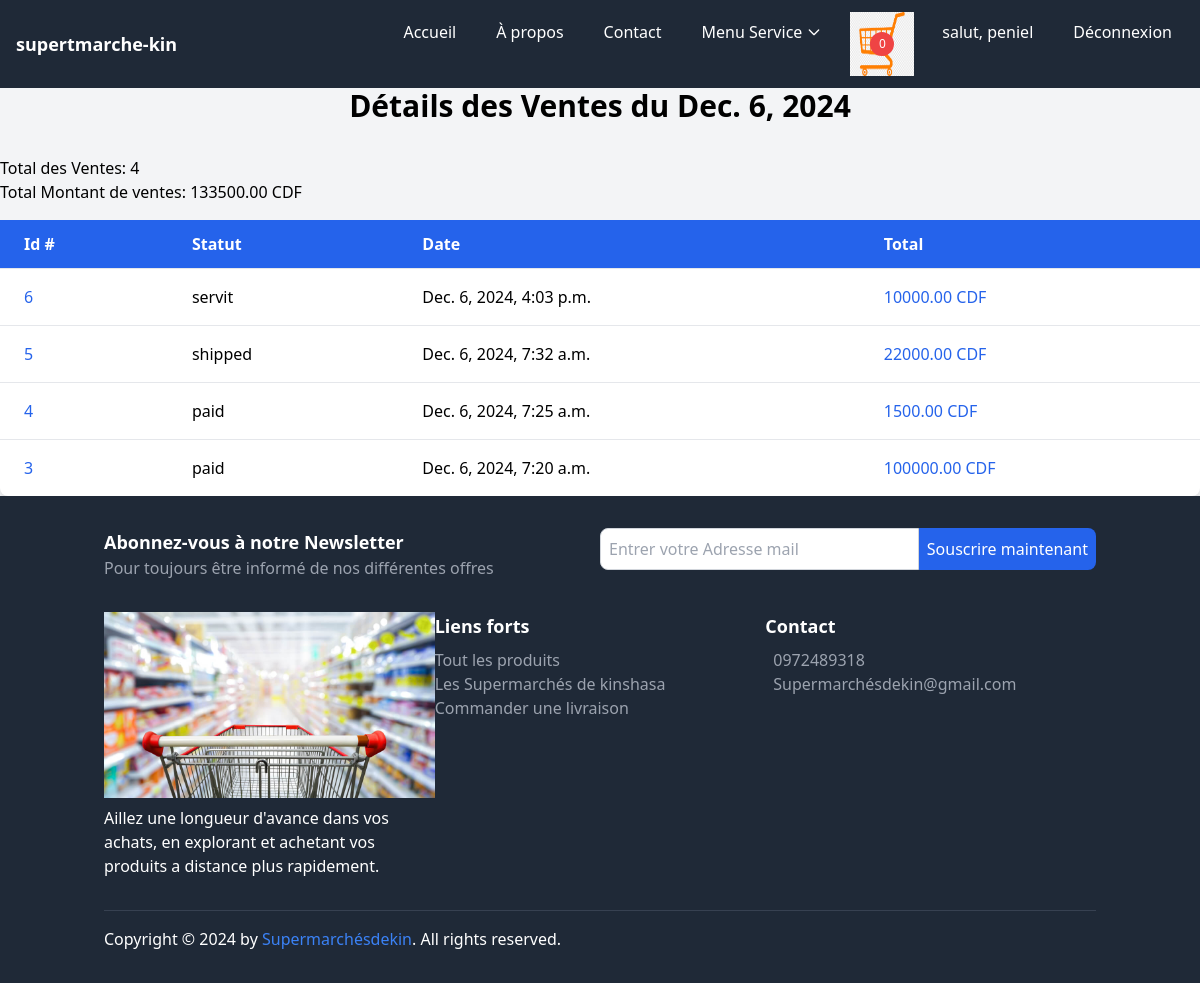
The page /user/store/sk-brikinsaintdamien/orders/2024-12-06/ (signed in) on the database its author committed.
### core/models.py (models this page shows, shortened)
class Cart(models.Model):
    user = models.ForeignKey(settings.AUTH_USER_MODEL, on_delete=models.CASCADE, related_name='carts')
    created_at = models.DateTimeField(auto_now_add=True)
    is_ordered = models.BooleanField(default=False)
    is_active = models.BooleanField(default=True) # Ajoutez ce champ
    def get_item_count(self):
        return sum(item.quantity for item in self.items.all())

class CustomUser(AbstractUser):
    email = models.EmailField(unique=True)
    profile_pic = models.ImageField(upload_to="p_img", blank=True, null=True)
    address = models.CharField(max_length=50, blank=True, null=True)
    phone = models.CharField(max_length=11, blank=True, null=True)
    role = models.CharField(max_length=50, blank=True, null=True)
    bio = models.TextField(blank=True, null=True)
    USERNAME_FIELD = 'email'
    REQUIRED_FIELDS = ('username',)

class Order(models.Model):
    user = models.ForeignKey(settings.AUTH_USER_MODEL, on_delete=models.CASCADE, related_name="orders")
    store = models.ForeignKey('Store', on_delete=models.CASCADE, related_name="orders")
    created_at = models.DateTimeField(auto_now_add=True)
    updated_at = models.DateTimeField(auto_now=True)
    status = models.CharField(
        max_length=50, choices=[('pending', 'En attente'), ('En attente', 'Payée'), ('shipped', 'Expédiée'),('servit', 'Servit')],
        default='pending'
    )
    total_amount = models.DecimalField(max_digits=10, decimal_places=2, default=Decimal('0.00'))
    activated = models.BooleanField(default=True)  # Par défaut, l'ordre est activé

### core/views.py (the view)
# urls.py: path('store/<slug:slug>/orders/<str:order_date>/', views.orders_by_date_detail, name='orders_by_date_detail'),
@login_required
def orders_by_date_detail(request, slug, order_date):
    store = get_object_or_404(Store, slug=slug, owner=request.user)
    order_date = datetime.strptime(order_date, "%Y-%m-%d").date()  # Conversion de la chaîne en objet date
    orders_queryset = Order.objects.filter(store=store, created_at__date=order_date, activated=True).order_by('-created_at')
    total_orders = orders_queryset.count()  # Nombre total de commandes
    total_amount = sum(order.total_amount for order in orders_queryset)  # Calcul du montant total
    paginator = Paginator(orders_queryset, 5)  # Vous pouvez ajuster le nombre de commandes par page
    page = request.GET.get('page')
    try:
        orders = paginator.page(page)
    except PageNotAnInteger:
        orders = paginator.page(1)
    except EmptyPage:
        orders = paginator.page(paginator.num_pages)
    context = {
        'store': store,
        'orders': orders,
        'total_orders': total_orders,
        'total_amount': total_amount,
        'order_date': order_date,  # Ajouter la date pour l'afficher dans le template
    }
    return render(request, 'core/orders_by_date_detail.html', context)

### core/context_processors.py (called while the page is built)
def cart(request):
    if request.user.is_authenticated:
        cart = get_or_create_cart(request.user)
    else:
        cart = None
    return {'cart': cart}

### core/utils.py (called while the page is built)
def get_or_create_cart(user):
    cart, created = Cart.objects.get_or_create(user=user, is_active=True)
    return cart

### core/templates/core/orders_by_date_detail.html (shortened to what this page needs)
{% extends "base.html" %}
{% block content %}
    <h2 class="text-3xl font-bold text-center mb-8">Détails des Ventes du {{ order_date }}</h2>
    <div class="mb-4">
        <p>Total des Ventes: {{ total_orders }}</p>
        <p>Total Montant de ventes: {{ total_amount|floatformat:2 }} CDF</p>
    </div>
    {% if orders %}
    <div class="overflow-x-auto">
        <table class="min-w-full table-auto bg-white shadow-lg rounded-lg">
            <thead class="bg-blue-600 text-white">
                <tr>
                    <th class="px-6 py-3 text-left">Id #</th>
                    <th class="px-6 py-3 text-left">Statut</th>
                    <th class="px-6 py-3 text-left">Date</th>
                    <th class="px-6 py-3 text-left">Total</th>
                </tr>
            </thead>
            <tbody>
                {% for order in orders %}
                <tr class="border-t">
                    <td class="px-6 py-4">
                        <a href="{% url 'order_detail_store' order.id %}" class="text-blue-600 hover:text-blue-800">
                            {{ order.id }}
                        </a>
                    </td>
                    <td class="px-6 py-4">{{ order.status }}</td>
                    <td class="px-6 py-4">{{ order.created_at }}</td>
                    <td class="px-6 py-4">
                        <a href="{% url 'order_detail_store' order.id %}" class="text-blue-600 hover:text-blue-800">
                            {{ order.total_amount|floatformat:2 }} CDF
                        </a>
                    </td>
                </tr>
                {% endfor %}
            </tbody>
        </table>
    </div>
    {% else %}
        <p class="text-center text-lg text-gray-600">Aucune commande pour cette date.</p>
    {% endif %}
{% endblock %}

### templates/base.html (shortened to what this page needs)
{% load static %}
<!DOCTYPE html>
<html lang="fr">
<head>
    <link href="https://cdn.jsdelivr.net/npm/tailwindcss@2.2.19/dist/tailwind.min.css" rel="stylesheet">
</head>
<body class="bg-gray-100">
    <nav class="bg-gray-800 text-white">
        <div class="max-w-7xl mx-auto px-4 py-3 flex justify-between items-center">
            <div class="text-lg font-bold">
                <a href="{% url 'index' %}" class="text-white hover:underline">supertmarche-kin</a>
            </div>
            <div class="hidden md:flex space-x-4">
                <a href="{% url 'index' %}" class="hover:bg-gray-700 px-3 py-2 rounded">Accueil</a>
                <a href="{% url 'apropos' %}" class="hover:bg-gray-700 px-3 py-2 rounded">À propos</a>
                <a href="{% url 'contact' %}" class="hover:bg-gray-700 px-3 py-2 rounded">Contact</a>
<div class="relative">
    <button class="hover:bg-gray-700 px-3 py-2 rounded inline-flex items-center" id="immoDropdownButton">
       Menu Service
        <svg class="ml-1 w-4 h-4" fill="none" stroke="currentColor" viewBox="0 0 24 24" xmlns="http://www.w3.org/2000/svg">
            <path stroke-linecap="round" stroke-linejoin="round" stroke-width="2" d="M19 9l-7 7-7-7"></path>
        </svg>
    </button>
</div>
<a href="{% url 'cart_detail' %}" class="relative inline-block">
    <span id="cart-items-count" class="absolute top-1/2 left-1/2 bg-red-500 text-white rounded-full w-6 h-6 flex items-center justify-center text-xs transform -translate-x-1/2 -translate-y-1/2">
        {{ cart.get_item_count }}
    </span>
</a>
                {% if request.user.is_authenticated %}
                    <a href="{% url 'profile' %}" class="hover:bg-gray-700 px-3 py-2 rounded">salut, {{ request.user.username }}</a>
                    <a href="{% url 'signout' %}" class="hover:bg-gray-700 px-3 py-2 rounded">Déconnexion</a>
                {% else %}
                    <a href="{% url 'signup' %}" class="hover:bg-gray-700 px-3 py-2 rounded">S'inscrire</a>
                    <a href="{% url 'signin' %}" class="hover:bg-gray-700 px-3 py-2 rounded">Connexion</a>
                {% endif %}
            </div>
        </div>
    </nav>
      {% block content %}{% endblock content %}
    <footer class="bg-gray-800 text-white py-8">
        <div class="container mx-auto px-4">
            <div class="mb-8">
                <div class="flex flex-col md:flex-row">
                    <div class="md:w-1/2 mb-4 md:mb-0">
                        <h3 class="text-lg font-bold">Abonnez-vous à notre Newsletter</h3>
                        <p class="text-gray-400">Pour toujours être informé de nos différentes offres</p>
                    </div>
                    <div class="md:w-1/2">
                        <form action="https://api.web3forms.com/submit" method="POST" class="flex">
                            <input type="email" name="email" placeholder="Entrer votre Adresse mail" required class="flex-1 p-2 rounded-l-lg border border-gray-300" />
                            <button class="bg-blue-600 text-white p-2 rounded-r-lg">Souscrire maintenant</button>
                        </form>
                    </div>
                </div>
            </div>
            <div class="flex flex-col md:flex-row mb-8">
                <div class="md:w-1/3 mb-4 md:mb-0">
                    <div class="footer-logo mb-2">
                        <img class="img-fluid" src="{% static 'img/her2.jpg' %}" alt="">
                    </div>
                    <p>Aillez une longueur d'avance dans vos achats, en explorant et achetant vos produits a distance plus rapidement.</p>
                </div>
                <div class="md:w-1/3 mb-4 md:mb-0">
                    <h3 class="text-lg font-bold">Liens forts</h3>
                    <ul class="mt-2">
                        <li><a href="{% url 'list_product' %}" class="text-gray-400 hover:text-white">Tout les produits</a></li>
                        <li><a href="{% url 'list_store' %}" class="text-gray-400 hover:text-white">Les Supermarchés de kinshasa</a></li>
                        <li><a href="{% url 'creer_commande' %}" class="text-gray-400 hover:text-white">Commander une livraison</a></li>
                    </ul>
                </div>
                <div class="md:w-1/3">
                    <h3 class="text-lg font-bold">Contact</h3>
                    <div class="mt-2">
                        <p class="flex items-center"><a href="callto:+243 97 24 89 318" class="text-gray-400 hover:text-white">0972489318</a></p>
                        <p class="flex items-center"><a href="mailto:ngelekapeniel@gmail.com" class="text-gray-400 hover:text-white">Supermarchésdekin@gmail.com</a></p>
                    </div>
                </div>
            </div>
            <div class="border-t border-gray-700 pt-4">
                <div class="flex justify-between items-center">
                    <div>
                        <p class="mb-0">Copyright © 2024 by <a href="#" class="text-blue-500 hover:underline">Supermarchésdekin</a>. All rights reserved.</p>
                    </div>
                </div>
            </div>
        </div>
    </footer>
</body>
</html>

### rows shown on the page
Cart: get_item_count "0"
CustomUser: user.username "peniel"
Order: id "6", status "servit", created_at "Dec. 6, 2024, 4:03 p.m.", total_amount "10000.00"
Order: id "5", status "shipped", created_at "Dec. 6, 2024, 7:32 a.m.", total_amount "22000.00"
Order: id "4", status "paid", created_at "Dec. 6, 2024, 7:25 a.m.", total_amount "1500.00"
Order: id "3", status "paid", created_at "Dec. 6, 2024, 7:20 a.m.", total_amount "100000.00"

### other values the page prints
{{ order_date }} "Dec. 6, 2024"
{{ total_orders }} "4"
{{ total_amount|floatformat:2 }} "133500.00"
